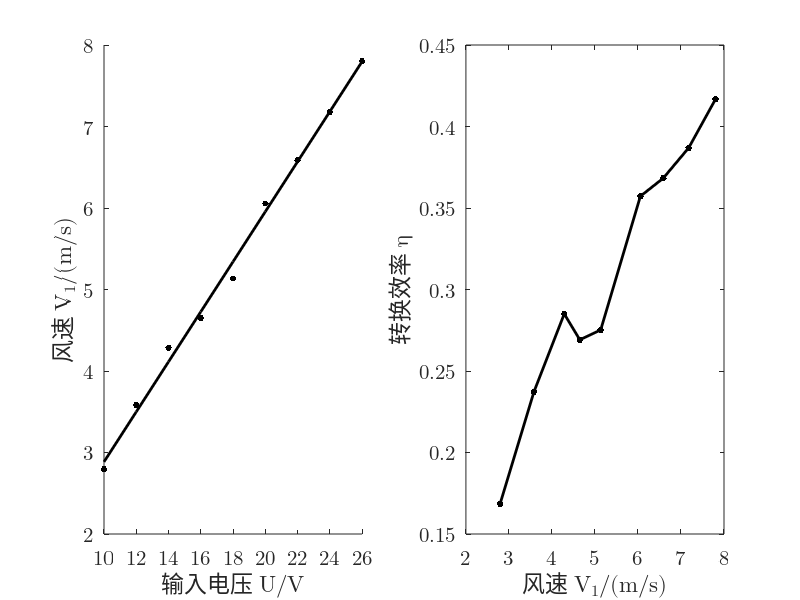

Write the MATLAB code that produced this figure.
u =(10:2:26);
i =[0.065 0.081 0.099 0.117 0.137 0.156 0.177 0.200 0.220];
v1=[2.795 3.582 4.286 4.648 5.133 6.056 6.587 7.180 7.803];
r=0.5*103.84*10^(-3);
s=pi*r*r;
rho=1.185;
p0=u.*i
p1=0.5.*rho.*s.*(v1.^3)
ita=p1./p0

subplot(1, 2, 1);
box on;
uv=scatter(u, v1, 200, 'k', '.');
hold on;
set(gca, 'FontName', 'Latin Modern Math', 'FontSize', 15);
xlabel('\fontname{Songti SC}输入电压 \fontname{Latin Modern Math}U/V');
ylabel('\fontname{Songti SC}风速 \fontname{Latin Modern Math}V_1/(m/s)');
xlim([10, 26])
xticks(u)

M=[u' ones(9,1)];
k=M\(v1');
v1pre=(M*k)';

plot(u, v1pre, '-k', 'LineWidth', 2);

subplot(1, 2, 2);
plot(v1, ita, '.-k', 'LineWidth', 2, 'MarkerSize', 15);
set(gca, 'FontName', 'Latin Modern Math', 'FontSize', 15);
xlabel('\fontname{Songti SC}风速 \fontname{Latin Modern Math}V_1/(m/s)');
ylabel('\fontname{Songti SC}转换效率 \fontname{Latin Modern Math}\eta');
